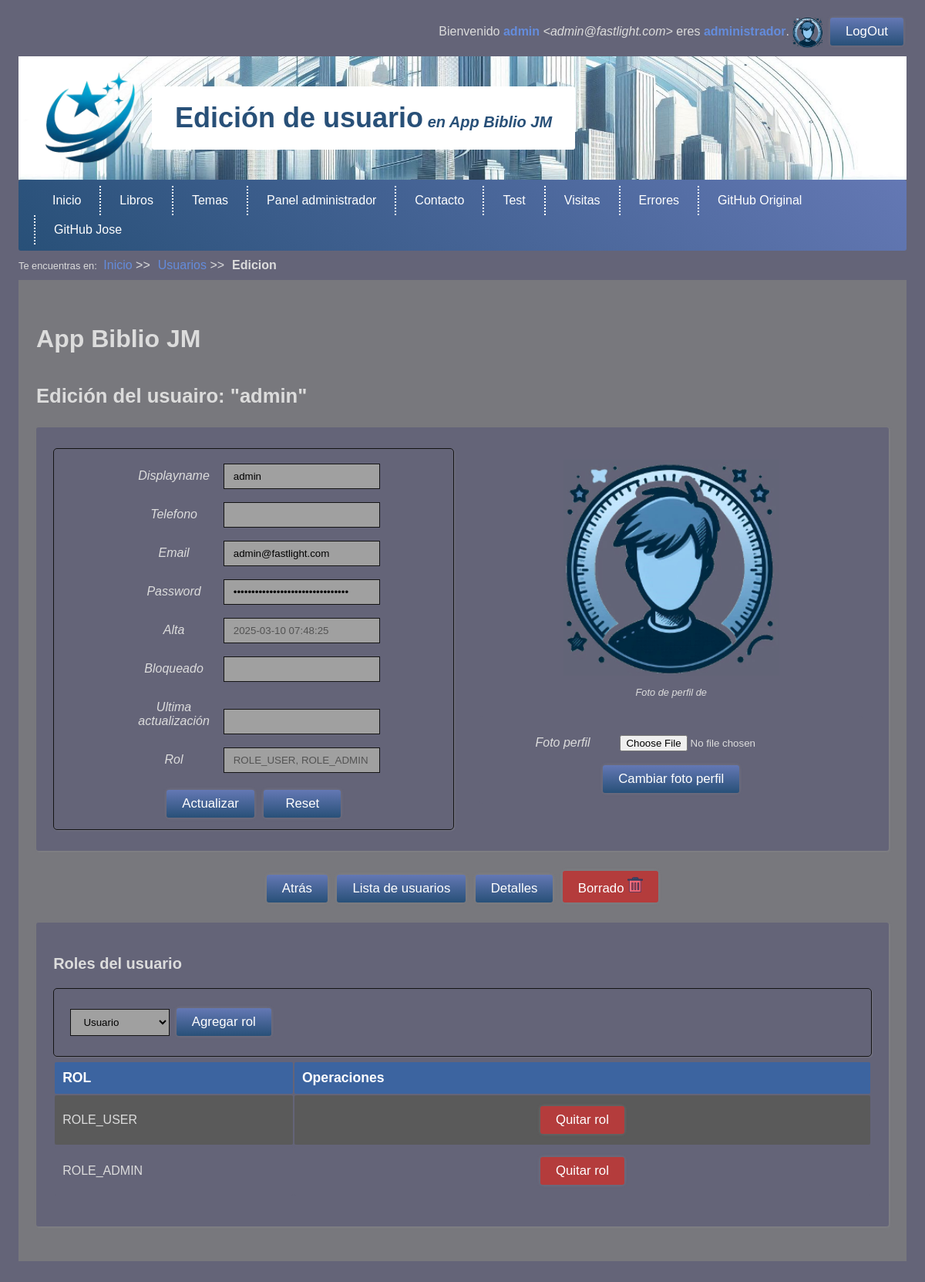
The page /user/edit/1 (signed in) on the database its author committed.
### tables this page shows
CREATE TABLE users(
  id INT PRIMARY KEY auto_increment,
  displayname VARCHAR(32) NOT NULL,
  email VARCHAR(128) NOT NULL UNIQUE KEY,
  phone VARCHAR(32) NOT NULL UNIQUE KEY,
  password VARCHAR(255) NOT NULL,
  roles JSON NOT NULL,
  picture VARCHAR(256) DEFAULT NULL,
  blocked_at TIMESTAMP NULL DEFAULT NULL,
  created_at TIMESTAMP NOT NULL DEFAULT CURRENT_TIMESTAMP,
  updated_at TIMESTAMP NULL DEFAULT NULL ON UPDATE CURRENT_TIMESTAMP
);

### mvc/views/user/edit.php (the view, shortened to what the rows shown need)
<!DOCTYPE html>
<html lang="es">
	<head>
		<?= $template->css() ?>
	</head>
	<body>
		<?= $template->login() ?>
		<?= $template->header('Edición de usuario') ?>
	<main>
	<h1><?=APP_NAME?></h1>
	<h2>Edición del usuairo: <b>"<?= $user->displayname?>"</b></h2>
	<section id="detalles" class="flex-container gap2">
	<div class="flex2 centered">
		<form method="POST" enctype="multipart/form-data" action="/User/update">
		<label for="displayname">Displayname</label>
			<input type="text" name="displayname" value="<?= $user->displayname ?>" required>
			<br>
			<label for="telefono">Telefono</label>
			<input type="number" min="0" name="telefono" value="<?=$user->telefono?>">
			<br>
			<label for="email">Email</label>
			<input type="email" name="email" value="<?=$user->email ?>">
			<br>
	<?php
		if ( Login::role ( 'ROLE_ADMIN' )) { ?>
			<label for="password">Password</label>
			<input type="password" name="password" value="<?=$user->password ?>">
			<br>
			<label for="alta">Alta</label>
			<input type="text" name="alta" value="<?=  $user->created_at?>" disabled>
			<br>
			<label for="alta">Bloqueado</label>
			<input type="text" name="blocked" value="<?= $user->blocked_at?>" disabled>
			<br>
			<label for="alta">Ultima actualización </label>
			<input type="text" name="updated" value="<?=  $user->updated_at?>" disabled>
			<br>
		<?php } ?>
			<label>Rol</label>
			<input type="text" name="updated" value="<?= arrayToString($user->roles, false, false)?>" disabled>
			<div class="centered mt2 ">
				<input type="submit" class="button" name="actualizar" value="Actualizar">
				<input type="reset" class="button" value="Reset" onclick="<?php redirect('/User/edit/$user->id');?>">
			</div>
		</form>
	</div>
		</section>
			<?php if(Login::role('ROLE_ADMIN')){ ?>
			<section id="roles">
				<table class="table w100 centered-block">
					<tr>
						<th>ROL</th>
						<th>Operaciones</th>
					</tr>
				</table>
				</section>
			<?php }?>
</main>
</body>
</html>

### templates/Base.php (shortened to what the rows shown need)
<?php
class Base implements TemplateInterface{
    protected array $css = [
        'standard'  => '/css/base.css',
        'tablet'    => '/css/base_tablet.css',
        'phone'     => '/css/base_phone.css',
        'printer'   => '/css/base_printer.css'
    ];
    protected array $mediaQueries = [
        'standard'  => 'screen',
        'tablet'    => 'screen and (max-width: 850px) and (min-width: 451px)',
        'phone'     => 'screen and (max-width: 450px)',
        'printer'   => 'print'
    ];
    public function css(){
        $html = "\n";
        foreach($this->css as $device => $file){
            if($file){
                $html .= "\t\t<link rel='stylesheet' media='".($this->mediaQueries[$device])."' type='text/css' href='$file'>\n";
            }
        }
        return $html;
    }
    public function login(){
        if(Login::guest()){
            $html = "
               <div class='derecha'>
                    <a class='button' href='/Login'>LogIn</a>
               </div>";
        }else{
            $user = Login::user();
            $html = "<div class='right'>
                        <span class='pc'>Bienvenido</span>
                        <a class='negrita' href='/User/home'>
                            $user->displayname
                        </a>
                        <span class='pc cursiva'>&lt;$user->email&gt;</span>";
            if($user->isAdmin())
                 $html .= "<span class='pc'> eres <a class='negrita' href='/Admin'>administrador</a>.</span>";
            $html .= "  <img class='xx-small middle my1' src='/images/users/".($user->picture ?? DEFAULT_USER_IMAGE)."' alt='Imagen de perfil'>
                        <a class='button' href='/Logout'>LogOut</a>
                     </div>";
        }
        return $html;
    }
    public function header(
        ?string $title    = NULL,
        ?string $subtitle = NULL
    ){
        return "
            <header>
                <figure>
                    <a href='/'>
                        <img alt='Biblio Mora Logo' src='/images/template/fastlight_base.png'>
                    </a>
                </figure>
                <hgroup>
            	   <h1>".($title ?? 'Página sin título' )."<span class='small italic'> en ".APP_NAME."</span></h1>
                   ".($subtitle ? '<p>'.$subtitle.'</p>' : '')."
                </hgroup>
            </header>
        ";
    }
}

### rows shown on the page
users: displayname "admin", email "admin@fastlight.com", alta "2025-03-10 07:48:25"

### other values the page prints
$title "Edición de usuario"
APP_NAME "App Biblio JM"
$miga "Inicio"
$miga "Usuarios"
$miga "Edicion"
$role "ROLE_USER"
$role "ROLE_ADMIN"
form field roles "Usuario"
